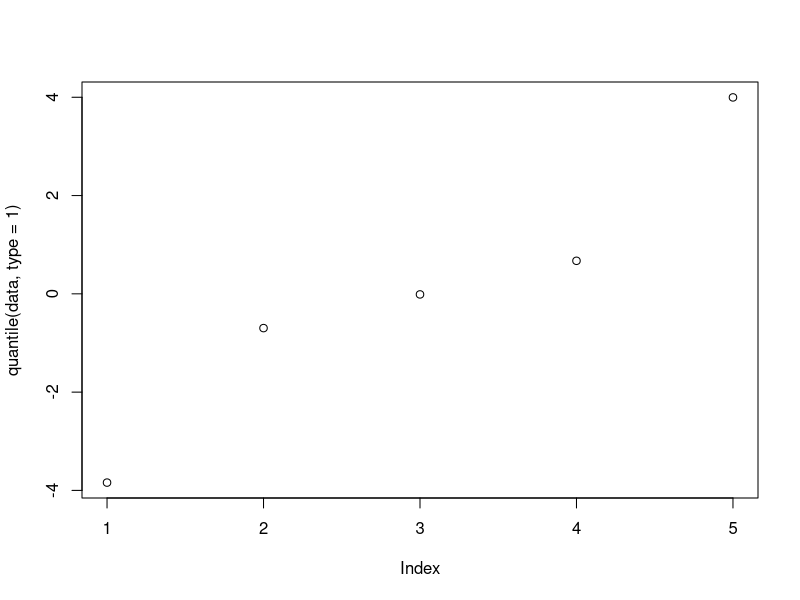
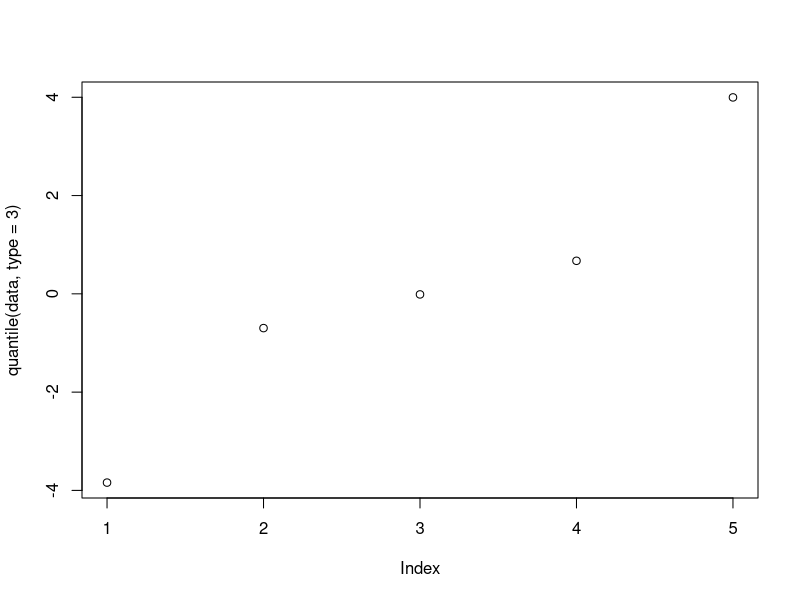
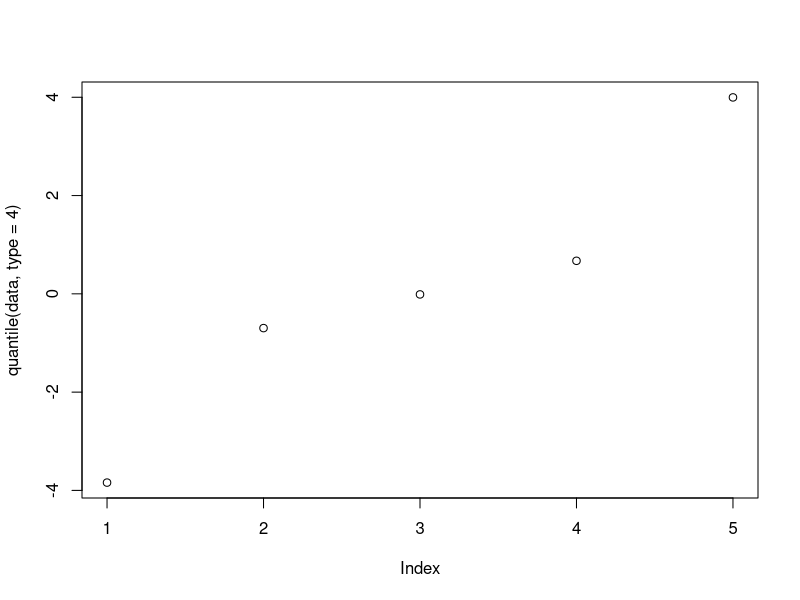
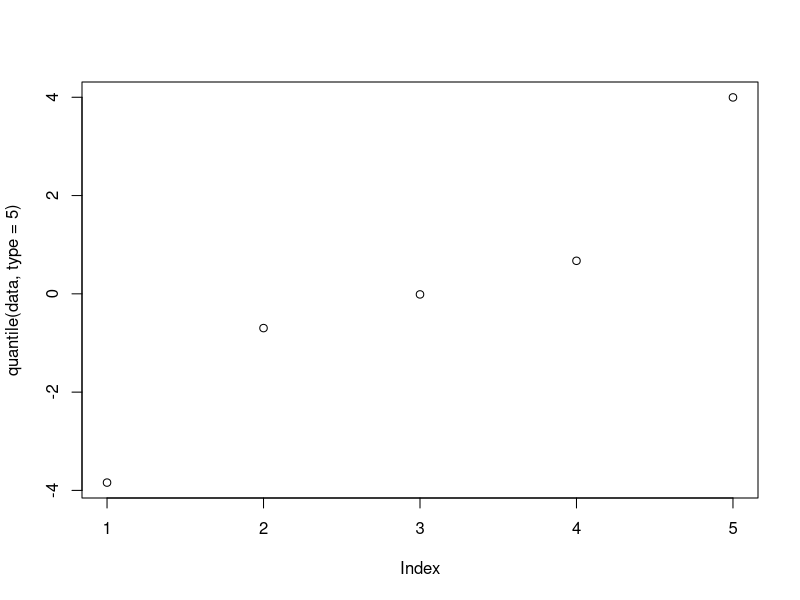
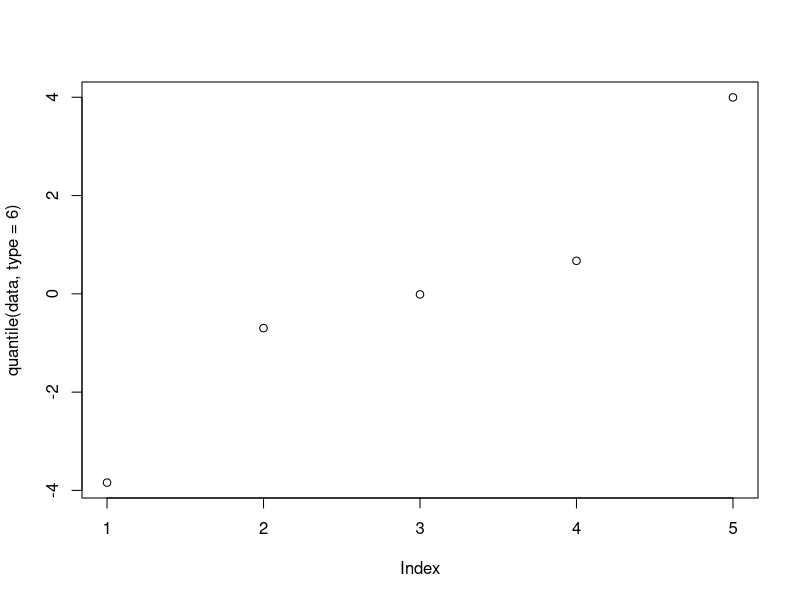

These charts were generated, in order, by the following R code:
## ---- chunk 1
knitr::opts_chunk$set(warning = FALSE, message = FALSE) 
## ---- chunk 2
K <- c(5, 10, 20, 50, 100)
N <- c(2*K, 4*K, 5*K, 6*K, 8*K, 10*K)
p_mat = matrix(NA, nrow=length(K), ncol = length(N))
for (i in 1:length(K)) {
  for (j in 1:length(N)) {
    p_vals <- vector("numeric", 10000)
    for (k in 1:10000) {
      x <- sample(1:K[i], N[j], replace=TRUE)
      p <- chisq.test(x)
      p_vals[k] = p$p.value
    }
    p_mat[i, j] = mean(p_vals)
  }
}

p_mat
## ---- chunk 3
data <- rnorm(10000, 0, 1)
## ---- chunk 4
quantile(data, type=1)
## ---- chunk 5
plot(quantile(data, type=1))
## ---- chunk 6
quantile(data, type=3)
## ---- chunk 7
plot(quantile(data, type=3))
## ---- chunk 8
quantile(data, type=4)
## ---- chunk 9
plot(quantile(data, type=4))
## ---- chunk 10
quantile(data, type=5)
## ---- chunk 11
plot(quantile(data, type=5))
## ---- chunk 12
quantile(data, type=6)
## ---- chunk 13
plot(quantile(data, type=6))
## ---- chunk 14
uniform.test <- function(x, B=10000) {
  a = min(x)
  b = max(x)
  D_0 = b - a
  tests = vector("numeric", B)
  for (b in 1:B) {
    sample_dist = sample(x, replace=TRUE)
    a_b = min(sample_dist)
    b_b = max(sample_dist)
    D_b = b_b - a_b
    tests[b] = D_b
  }
  p_value = (as.integer(tests >= D_0) + 1)/(B + 1)
  return(p_value)
}
